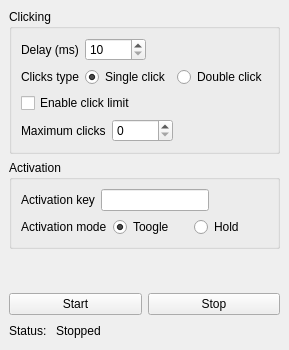
<?xml version="1.0" encoding="UTF-8"?>
<ui version="4.0">
 <class>MainWindow</class>
 <widget class="QMainWindow" name="MainWindow">
  <property name="geometry">
   <rect>
    <x>0</x>
    <y>0</y>
    <width>264</width>
    <height>350</height>
   </rect>
  </property>
  <property name="windowTitle">
   <string>AutoClicker</string>
  </property>
  <widget class="QWidget" name="centralwidget">
   <layout class="QVBoxLayout" name="verticalLayout_3">
    <item>
     <widget class="QGroupBox" name="groupBox">
      <property name="title">
       <string>Clicking </string>
      </property>
      <layout class="QVBoxLayout" name="verticalLayout">
       <item>
        <layout class="QHBoxLayout" name="horizontalLayout">
         <item>
          <widget class="QLabel" name="label">
           <property name="text">
            <string>Delay (ms)</string>
           </property>
          </widget>
         </item>
         <item>
          <widget class="QSpinBox" name="delay">
           <property name="minimum">
            <number>10</number>
           </property>
           <property name="maximum">
            <number>10000</number>
           </property>
          </widget>
         </item>
         <item>
          <spacer name="horizontalSpacer">
           <property name="orientation">
            <enum>Qt::Horizontal</enum>
           </property>
           <property name="sizeHint" stdset="0">
            <size>
             <width>40</width>
             <height>20</height>
            </size>
           </property>
          </spacer>
         </item>
        </layout>
       </item>
       <item>
        <layout class="QHBoxLayout" name="horizontalLayout_5">
         <item>
          <widget class="QLabel" name="label_3">
           <property name="text">
            <string>Clicks type</string>
           </property>
          </widget>
         </item>
         <item>
          <widget class="QRadioButton" name="singleClick">
           <property name="text">
            <string>Single click</string>
           </property>
           <property name="checked">
            <bool>true</bool>
           </property>
          </widget>
         </item>
         <item>
          <widget class="QRadioButton" name="doubleClick">
           <property name="text">
            <string>Double click</string>
           </property>
          </widget>
         </item>
        </layout>
       </item>
       <item>
        <widget class="QCheckBox" name="enableLimit">
         <property name="text">
          <string>Enable click limit</string>
         </property>
        </widget>
       </item>
       <item>
        <layout class="QHBoxLayout" name="horizontalLayout_7">
         <item>
          <widget class="QLabel" name="label_6">
           <property name="text">
            <string>Maximum clicks</string>
           </property>
          </widget>
         </item>
         <item>
          <widget class="QSpinBox" name="limit">
           <property name="maximum">
            <number>10000</number>
           </property>
          </widget>
         </item>
         <item>
          <spacer name="horizontalSpacer_4">
           <property name="orientation">
            <enum>Qt::Horizontal</enum>
           </property>
           <property name="sizeHint" stdset="0">
            <size>
             <width>40</width>
             <height>20</height>
            </size>
           </property>
          </spacer>
         </item>
        </layout>
       </item>
      </layout>
     </widget>
    </item>
    <item>
     <widget class="QGroupBox" name="groupBox_2">
      <property name="title">
       <string>Activation</string>
      </property>
      <layout class="QVBoxLayout" name="verticalLayout_2">
       <item>
        <layout class="QHBoxLayout" name="horizontalLayout_2">
         <item>
          <widget class="QLabel" name="label_2">
           <property name="text">
            <string>Activation key</string>
           </property>
          </widget>
         </item>
         <item>
          <widget class="QLineEdit" name="activationChar">
           <property name="maxLength">
            <number>1</number>
           </property>
          </widget>
         </item>
         <item>
          <spacer name="horizontalSpacer_2">
           <property name="orientation">
            <enum>Qt::Horizontal</enum>
           </property>
           <property name="sizeHint" stdset="0">
            <size>
             <width>40</width>
             <height>20</height>
            </size>
           </property>
          </spacer>
         </item>
        </layout>
       </item>
       <item>
        <layout class="QHBoxLayout" name="horizontalLayout_6">
         <item>
          <widget class="QLabel" name="label_5">
           <property name="text">
            <string>Activation mode</string>
           </property>
          </widget>
         </item>
         <item>
          <widget class="QRadioButton" name="toogle">
           <property name="text">
            <string>Toogle</string>
           </property>
           <property name="checked">
            <bool>true</bool>
           </property>
          </widget>
         </item>
         <item>
          <widget class="QRadioButton" name="hold">
           <property name="text">
            <string>Hold</string>
           </property>
          </widget>
         </item>
        </layout>
       </item>
      </layout>
     </widget>
    </item>
    <item>
     <spacer name="verticalSpacer">
      <property name="orientation">
       <enum>Qt::Vertical</enum>
      </property>
      <property name="sizeHint" stdset="0">
       <size>
        <width>20</width>
        <height>40</height>
       </size>
      </property>
     </spacer>
    </item>
    <item>
     <layout class="QHBoxLayout" name="horizontalLayout_3">
      <item>
       <widget class="QPushButton" name="start">
        <property name="text">
         <string>Start</string>
        </property>
       </widget>
      </item>
      <item>
       <widget class="QPushButton" name="stop">
        <property name="text">
         <string>Stop</string>
        </property>
       </widget>
      </item>
     </layout>
    </item>
    <item>
     <layout class="QHBoxLayout" name="horizontalLayout_4">
      <item>
       <widget class="QLabel" name="label_4">
        <property name="text">
         <string>Status: </string>
        </property>
       </widget>
      </item>
      <item>
       <widget class="QLabel" name="status">
        <property name="text">
         <string>Stopped</string>
        </property>
       </widget>
      </item>
      <item>
       <spacer name="horizontalSpacer_3">
        <property name="orientation">
         <enum>Qt::Horizontal</enum>
        </property>
        <property name="sizeHint" stdset="0">
         <size>
          <width>40</width>
          <height>20</height>
         </size>
        </property>
       </spacer>
      </item>
     </layout>
    </item>
   </layout>
  </widget>
 </widget>
 <resources/>
 <connections>
  <connection>
   <sender>enableLimit</sender>
   <signal>toggled(bool)</signal>
   <receiver>limit</receiver>
   <slot>setEnabled(bool)</slot>
   <hints>
    <hint type="sourcelabel">
     <x>84</x>
     <y>117</y>
    </hint>
    <hint type="destinationlabel">
     <x>124</x>
     <y>148</y>
    </hint>
   </hints>
  </connection>
 </connections>
</ui>
